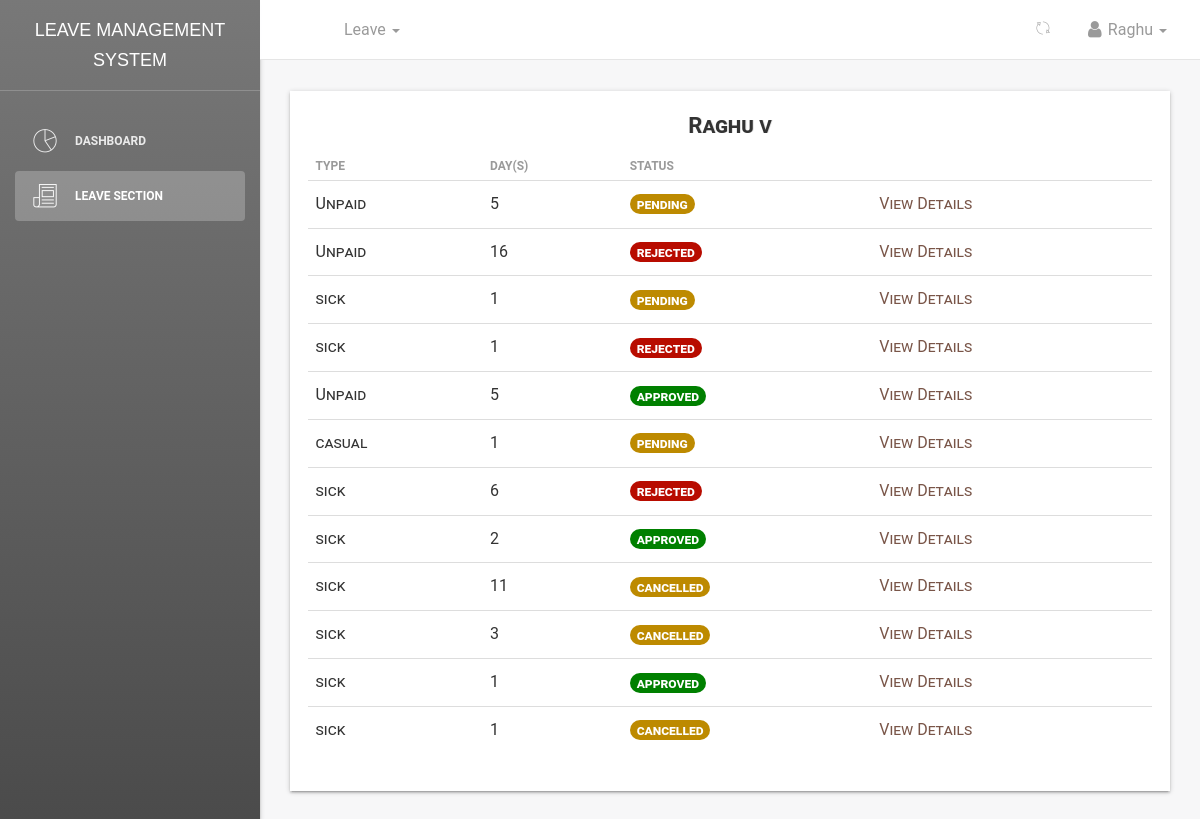
Before: /dashboard/leaves/view/table/ (signed in) with the older database file.
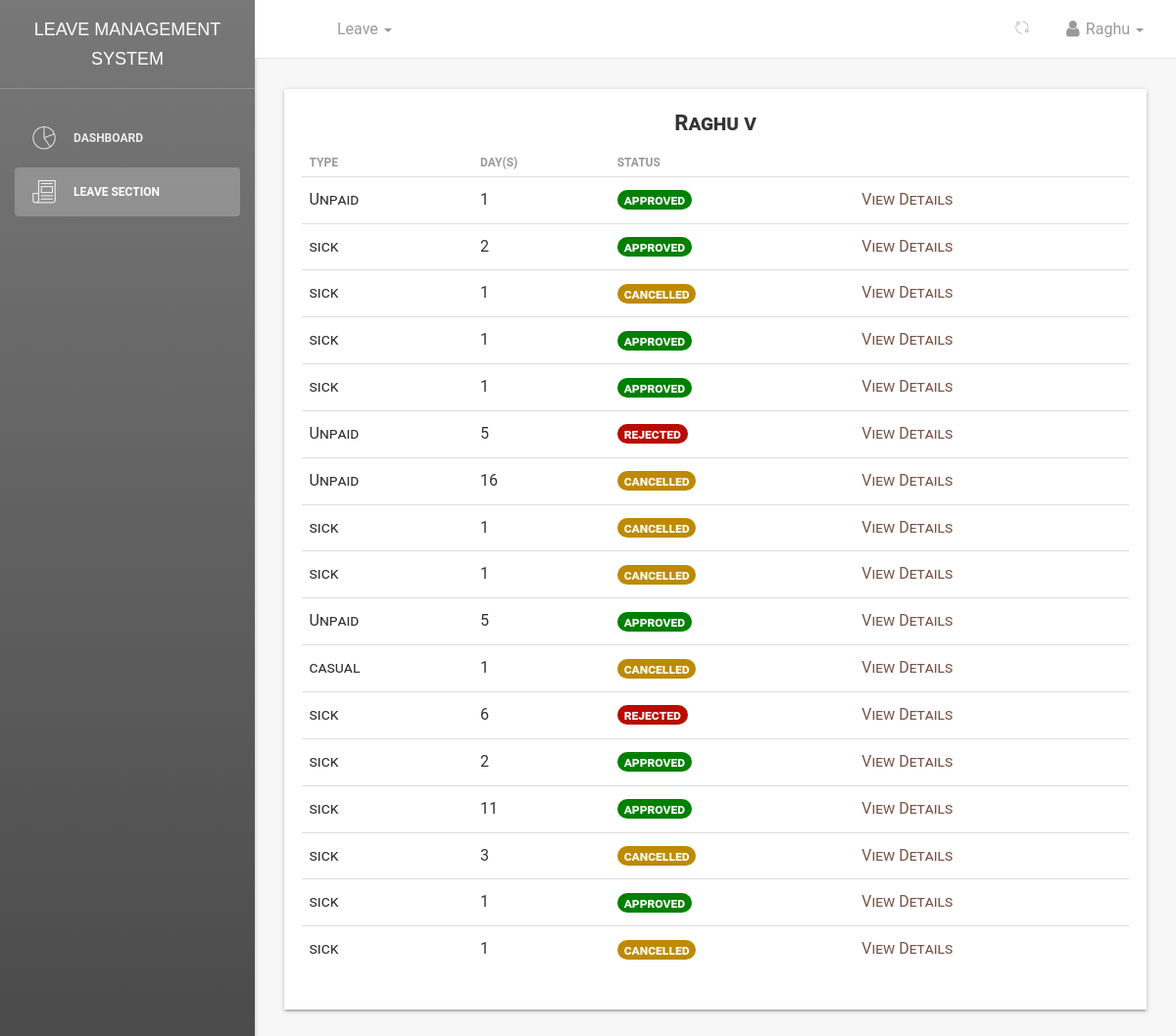
After: the same page with the newer database file.
### employee/models.py (models this page shows, shortened)
class Employee(models.Model):
    MALE = 'male'
    FEMALE = 'female'
    OTHER = 'other'
    NOT_KNOWN = 'Not Known'
    GENDER = (
        (MALE, 'Male'),
        (FEMALE, 'Female'),
        (OTHER, 'Other'),
        (NOT_KNOWN, 'Not Known'),
    )
    MR = 'Mr'
    MRS = 'Mrs'
    MSS = 'Mss'
    DR = 'Dr'
    SIR = 'Sir'
    MADAM = 'Madam'
    TITLE = (
        (MR, 'Mr'),
        (MRS, 'Mrs'),
        (MSS, 'Mss'),
        (DR, 'Dr'),
        (SIR, 'Sir'),
        (MADAM, 'Madam'),
    )
    FULL_TIME = 'Full-Time'
    PART_TIME = 'Part-Time'
    CONTRACT = 'Contract'
    INTERN = 'Intern'
    EMPLOYEETYPE = (
        (FULL_TIME, 'Full-Time'),
        (PART_TIME, 'Part-Time'),
        (CONTRACT, 'Contract'),
        (INTERN, 'Intern'),
    )
    user = models.ForeignKey(User, on_delete=models.CASCADE, default=1)
    firstname = models.CharField(_('Firstname'), max_length=125, null=False, blank=False)
    lastname = models.CharField(_('Lastname'), max_length=125, null=False, blank=False)
    othername = models.CharField(_('Othername (optional)'), max_length=125, null=True, blank=True)
    birthday = models.DateField(_('Birthday'), blank=False, null=False)
    department = models.ForeignKey(Department, verbose_name=_('Department'), on_delete=models.SET_NULL, null=True,
                                   default=None)
    role = models.ForeignKey(Role, verbose_name=_('Role'), on_delete=models.SET_NULL, null=True, default=None)
    startdate = models.DateField(_('Employement Date'), help_text='date of employement', blank=False, null=True)
    employeetype = models.CharField(_('Employee Type'), max_length=15, default=FULL_TIME, choices=EMPLOYEETYPE,
                                    blank=False, null=True)
    employeeid = models.CharField(_('Employee ID Number'), max_length=10, null=True, blank=True)
    Unpaid = models.PositiveIntegerField(verbose_name=_('Unpaid Leave'), default=5,
                                         null=True,
                                         blank=True)
    Paid = models.PositiveIntegerField(verbose_name=_('Paid Leave'), default=15,
                                       null=True,
                                       blank=True)
    email = models.CharField(_('Email'), max_length=50, null=False, blank=False)
    is_blocked = models.BooleanField(_('Is Blocked'), help_text='button to toggle employee block and unblock',
                                     default=False)
    is_deleted = models.BooleanField(_('Is Deleted'), help_text='button to toggle employee deleted and undelete',
                                     default=False)
    created = models.DateTimeField(verbose_name=_('Created'), auto_now_add=True, null=True)
    updated = models.DateTimeField(verbose_name=_('Updated'), auto_now=True, null=True)
    objects = EmployeeManager()
    class Meta:
        verbose_name = _('Employee')
        verbose_name_plural = _('Employees')
        ordering = ['-created']
    @property
    def get_full_name(self):
        fullname = ''
        firstname = self.firstname
        lastname = self.lastname
        othername = self.othername
        if (firstname and lastname) or othername is None:
            fullname = firstname + ' ' + lastname
            return fullname
        elif othername:
            fullname = firstname + ' ' + lastname + ' ' + othername
            return fullname
        return

### leave/models.py (models this page shows, shortened)
class Leave(models.Model):
    user = models.ForeignKey(User, on_delete=models.CASCADE, default=1)
    startdate = models.DateField(verbose_name=_('Start Date'), help_text='leave start date is on ..', null=True,
                                 blank=False)
    enddate = models.DateField(verbose_name=_('End Date'), help_text='coming back on ...', null=True, blank=False)
    leavetype = models.CharField(choices=LEAVE_TYPE, max_length=25, default=SICK, null=True, blank=False)
    reason = models.CharField(verbose_name=_('Reason for Leave'), max_length=255,
                              help_text='add additional information for leave', null=True, blank=True)
    status = models.CharField(max_length=12, default='pending')  # pending,approved,rejected,cancelled
    is_approved = models.BooleanField(default=False)  # hide
    updated = models.DateTimeField(auto_now=True, auto_now_add=False)
    created = models.DateTimeField(auto_now=False, auto_now_add=True)
    objects = LeaveManager()
    Tempdays = 0
    date_of_approved_leave = 0
    class Meta:
        verbose_name = _('Leave')
        verbose_name_plural = _('Leaves')
        ordering = ['-created']  # recent objects
    def businessDays(self, startdate, enddate):
        from datetime import datetime, timedelta
        test_date1, test_date2 = startdate, enddate
        dates = (test_date1 + timedelta(idx + 1)
                 for idx in range((test_date2 - test_date1).days))
        res = sum(1 for day in dates if day.weekday() < 5)
        if startdate.month == 12:  # dec month
            if startdate.day <= 25 or enddate.day >= 25:  # christmas
                res = res - 1
        if startdate.month == 1:  # Jan month
            if startdate.day <= 1 or enddate.day >= 1:  # new year
                res = res - 1
        return res
    @property
    def leave_days(self):
        days_count = ''
        startdate = self.startdate
        enddate = self.enddate
        if startdate > enddate:
            return
        dates = (enddate - startdate)
        Leave.Tempdays = dates.days
        print("leaves applied", Leave.Tempdays)
        busineesDay = self.businessDays(startdate, enddate)
        print("busineesDay : ", busineesDay)
        Leave.Tempdays = busineesDay
        Leave.date_of_approved_leave = self.created
        return busineesDay
    @property
    def is_rejected(self):
        Leave.Tempdays = -Leave.Tempdays
        print("Leave Tempdays", Leave.Tempdays)
        return self.status == 'rejected'

### dashboard/views.py (the view)
# urls.py: path('leaves/view/table/', views.view_my_leave_table, name='staffleavetable'),
def view_my_leave_table(request):
    if request.user.is_authenticated:
        user = request.user
        leaves = Leave.objects.filter(user=user)
        employee = Employee.objects.filter(user=user).first()
        print(leaves)
        dataset = dict()
        dataset['leave_list'] = leaves
        dataset['employee'] = employee
        dataset['title'] = 'Leaves List'
    else:
        return redirect('accounts:login')
    return render(request, 'dashboard/staff_leaves_table.html', dataset)

### employee/managers.py (called while the page is built)
    def get_queryset(self):
        return super().get_queryset().filter(is_deleted=False)

### leave/manager.py (called while the page is built)
    def get_queryset(self):
        return super().get_queryset()

### templates/dashboard/staff_leaves_table.html (shortened to what this page needs)
{% extends '_layout.html' %}
 {% block navheader %}
 	{% include 'includes/navheader_employee_app.html' %}
 {% endblock %}
 {% block content %}
        <section class="content">
            <section class="container-fluid">
            	   <section class="row">
                        <section class="col col-sm-8 offset-sm-2">
                        </section>
                    </section>
                	<div class="table-responsive table-shadow">
                		<div class="text-center table-description">
                			<h4 class="title-h3" style="text-shadow: 1px 0px rgba(0,0,0,0.11)">{{ employee.get_full_name }}</h4>
                		</div>
                		{% if leave_list %}
                		<table class="table">
							  <thead>
							    <tr>
							      <th scope="col"><b>Type</b></th>
							      <th scope="col"><b>Day(s)</b></th>
							      <th scope="col"><b>Status</b></th>
							    </tr>
							  </thead>
							  <tbody>
							  	{% for leave in leave_list %}
							    <tr>
							      <td>{{ leave.leavetype}}</td>
							      <td>{{ leave.leave_days }}</td>
							      {% if leave.is_approved %}
							      <td ><span class="badge badge-success" style="background-color:green; font-size: 14px;">{{ leave.status }}</span></td>
								  {% elif leave.is_rejected %}
							      <td ><span class="badge badge-success" style="background-color:rgb(184, 12, 0); font-size: 14px;">{{ leave.status }}</span></td>
								  {% else %}
							      <td ><span class="badge badge-warning" style="background-color:rgb(189, 138, 0); font-size: 14px;">{{ leave.status }}</span></td>
							      {% endif %}
							      <td>
							      	<a href="{% url 'dashboard:userleaveview' leave.id %}" style="color: #795548;">
							      	    View Details
							      	</a>
							      </td>
							    </tr>
							    {% endfor %}
							  </tbody>
						</table>
						{% else %}
						<span>No Leaves can be found...</span>
						{% endif %}
					</div>
            </section>
        </section>
 {% endblock %}

### templates/_layout.html (shortened to what this page needs)
{% load static %}
<html lang="en">
<head>
    <link href="{% static 'css/bootstrap.min.css' %}" rel="stylesheet"/>
    <link href="{% static 'css/animate.min.css' %}" rel="stylesheet"/>
    <link href="{% static 'css/light-bootstrap-dashboard.css' %}" rel="stylesheet"/>
    <link href="{% static 'css/demo.css' %}" rel="stylesheet"/>
    <link href="http://maxcdn.bootstrapcdn.com/font-awesome/4.2.0/css/font-awesome.min.css" rel="stylesheet">
    <link href="{% static 'css/pe-icon-7-stroke.css' %}" rel="stylesheet"/>
    <link rel="stylesheet" href="//code.jquery.com/ui/1.12.1/themes/base/jquery-ui.css">
</head>
<body>
<div class="wrapper">
    <div class="sidebar" data-color="black">
        <div class="sidebar-wrapper">
            <div class="logo">
                <a href="#" class="simple-text">
                    Leave Management System
                </a>
            </div>
            <ul class="nav">
                <li class="{% if request.resolver_match.url_name == 'dashboard' %}active{% endif %}">
                    <a href="{% url 'dashboard:dashboard' %}">
                        <i class="pe-7s-graph"></i>
                        <p>Dashboard</p>
                    </a>
                </li>
                <li class="{% if request.resolver_match.url_name == 'leaveslist' or request.resolver_match.url_name == 'staffleavetable' %}active{% endif %}">
                    {% if request.user.is_superuser %}
                    <a href="{% url 'dashboard:leaveslist' %}">
                        {% else %}
                        <a href="{% url 'dashboard:staffleavetable' %}">
                            {% endif %}
                            <i class="pe-7s-news-paper"></i>
                            <p>Leave Section</p>
                        </a>
                </li>
            </ul>
        </div>
    </div>
    <div class="main-panel">
        {% block navheader %}{% endblock %}
        {% block content %}{% endblock %}
    </div>
</div>
</body>
</html>

### templates/includes/navheader_employee_app.html (shortened to what this page needs)
{% load static %}
<nav class="navbar navbar-default navbar-fixed shadow">
    <div class="container-fluid">
        <div class="collapse navbar-collapse">
            <ul class="nav navbar-nav navbar-left">
                <li>
                    <a href="" class="dropdown-toggle" data-toggle="dropdown">
                    </a>
                </li>
                <li class="dropdown">
                    <a href="" class="dropdown-toggle" data-toggle="dropdown">
                        <p>
                            Leave
                            <b class="caret"></b>
                        </p>
                    </a>
                </li>
            </ul>
            <ul class="nav navbar-nav navbar-right">
                <li class="dropdown">
                    <a href="" class="dropdown-toggle refresh-page" data-toggle="dropdown" title="Refresh Current Page">
                        <i class="pe-7s-refresh-2"></i>
                    </a>
                </li>
                <li class="dropdown">
                    <a href="" class="dropdown-toggle" data-toggle="dropdown">
                        <p>
                            <i class="fa fa-user"></i> {{ request.user}}
                            <b class="caret"></b>
                        </p>
                    </a>
                </li>
            </ul>
        </div>
    </div>
</nav>

Changed rows visible on the page:
added Leave: leavetype "Unpaid", leave_days "1", status "approved"
added Leave: leavetype "sick", leave_days "2", status "approved"
added Leave: leavetype "sick", leave_days "1", status "cancelled"
added Leave: leavetype "sick", leave_days "1", status "approved"
added Leave: leavetype "sick", leave_days "1", status "approved"
changed Leave (number 6 of 17 on the later page): status "pending" → "rejected"
changed Leave (number 7 of 17 on the later page): status "rejected" → "cancelled"
changed Leave (number 8 of 17 on the later page): status "pending" → "cancelled"
changed Leave (number 9 of 17 on the later page): status "rejected" → "cancelled"
changed Leave "casual": status "pending" → "cancelled"
changed Leave (number 14 of 17 on the later page): is_approved False → True (drawn); status "cancelled" → "approved"
